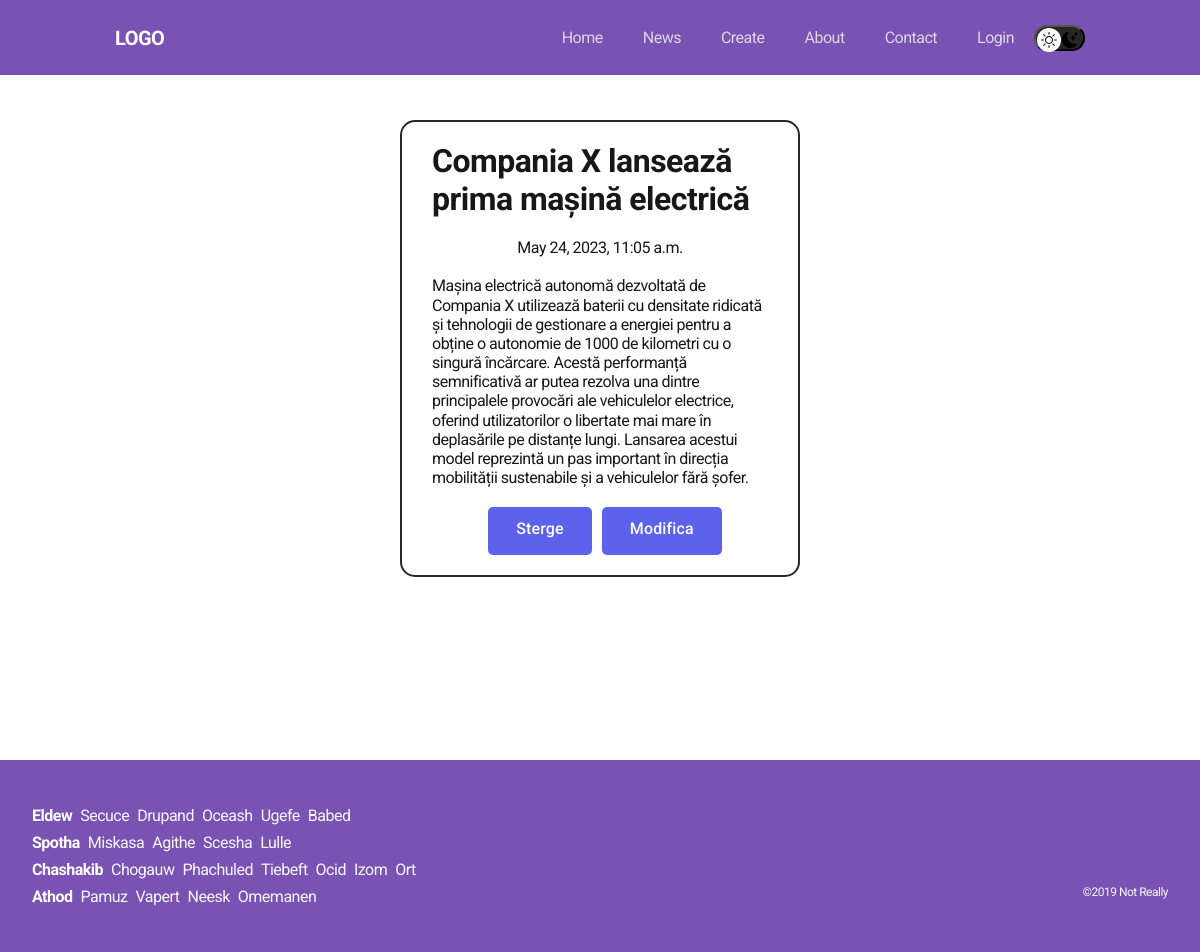
The app's page /news/9 with its own data.
### news/models.py (models this page shows, shortened)
class Articles(models.Model):
    title = models.CharField('Denumirea', max_length=50)
    anons = models.CharField('Anunt', max_length=300)
    full_text = models.TextField('Articol')
    date = models.DateTimeField('Data publicarii')
    class Meta:
        verbose_name = 'Stire'
        verbose_name_plural = 'Stiri'

### news/views.py (the view)
# urls.py: path('<int:pk>', views.NewsDetailView.as_view(), name='news-detail'),
class NewsDetailView(DetailView):
    model = Articles
    template_name = 'news/details_view.html'
    context_object_name = 'article'

### news/templates/news/details_view.html (shortened to what this page needs)
{% extends 'main/layout.html' %}
{% block content %}
<div class="features">
  <div class="card">
    <h1>{{ article.title }}</h1>
    <br>
    <p>{{ article.date}}</p>
    <br>
    <p>{{ article.full_text}}</p>
    <br>
  <div class="more__btn">
    <a href="{% url 'news-delete' article.id %}" class="btn">Sterge</a>
    <a href="{% url 'news-update' article.id %}" class="btn">Modifica</a>
  </div>
  </div>
</div>
<br>
<br>
<br>
<br>
<br>
<br>
<br>
<br>
{% endblock %}

### main/static/main/css/main.css (style rules this page uses)
a { text-decoration: none; }
:root { --blackpure: #000; --black: #171718; --black-border: #26292D; --white: #fff; --purple: #5C62EC; --text-color: var(--black); --dark-bg: var(--black); --dark-border: var(--black-border); --header-text: var(--white); --accent: var(--purple); --page-bg: var(--white); --text-color: var(--black); --title-1: var(--accent); --project-card-bg: var(--white); --project-card-text: var(--black); --box-shadow: 0px 5px 35px rgba(0, 0, 0, 0.25); }
html, body { display: flex; flex-direction: column; min-height: 100vh; font-family: 'DM Sans', sans-serif; letter-spacing: -0.5px; background-color: var(--page-bg); color: var(--text-color); margin: 0; padding: 0; }
.more__btn { display: flex; }
.btn { display: inline-block; height: 48px; padding: 12px 28px; border-radius: 5px; background-color: var(--accent); color: var(--white); letter-spacing: 0.15px; font-size: 16px; font-weight: 500; transition: opacity 0.2s ease-in; margin-left: 10px; }
.features { display: flex; align-items: center; margin-top: 100px; justify-content: center; flex-direction: column; height: auto; background-color: var(--page-bg); overflow: hidden; }
.card { overflow: hidden; padding: 20px 30px; display: flex; flex-direction: column; align-items: center; justify-content: center; background-color: var(--project-card-bg); width: 400px; margin-top: 20px; margin-bottom: 30px; border-radius: 15px; border: solid 2px var(--black-border); }

### main/static/main/css/header.css (style rules this page uses)
html { box-sizing: border-box; height: 100%; }
*, *::after, *::before { box-sizing: inherit; }
body { display: flex; flex-direction: column; font-family: "Roboto", sans-serif; font-size: 16px; line-height: 1.2; height: 100%; }

### main/static/main/css/footer.css (style rules this page uses)
body { overflow-x: hidden; }

### records on screen
Articles: title "Compania X lansează prima mașină electrică", date "May 24, 2023, 11:05 a.m.", full_text "Mașina electrică autonomă dezvoltată de Compania X utilizează baterii cu densitate ridicată și tehnologii de gestionare a energiei pentru a obține o autonomie de 1000 de kilometri cu o singură încărcare. Acestă performanță semnificativă ar putea rezolva una dintre principalele provocări ale vehiculelor electrice, oferind utilizatorilor o libertate mai mare în deplasările pe distanțe lungi. Lansarea acestui model reprezintă un pas important în direcția mobilității sustenabile și a vehiculelor fără șofer."
